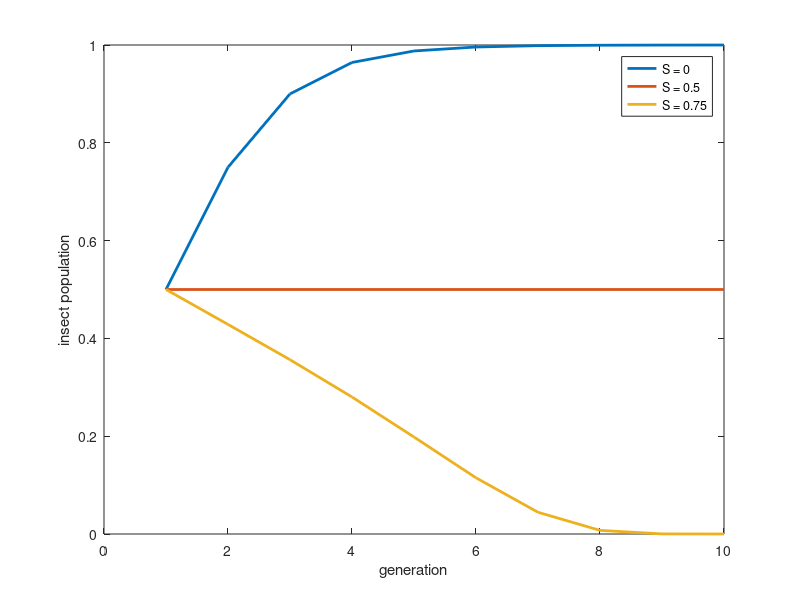

Here is the MATLAB script that generated this plot:
clc; clear all; close all

S = [0 0.5 0.75]'; % For three cases
n = 10; % no. of generations to be evalurated
x = zeros(3,n);
x(:,1) = 0.5; % initial condition

for i = 2:n
    x(:,i) = (3*(x(:,i-1)).^2)./(2*(x(:,i-1)).^2 + x(:,i-1) + S);
end

figure(1)
plot(1:n, x, 'LineWidth', 2)
ylabel('insect population');xlabel('generation')
legend({'S = 0','S = 0.5','S = 0.75'})

%% Problem 1)
fprintf('\n The percent insect population after six generations for x(1) = 0.5 and S = 0 : %d \n',x(1,6));

%% Problem 2)
fprintf('\n The percent insect population after three generations for x(1) = 0.5 and S = 0.5 : %d \n',x(2,3));

%% Problem 3)
fprintf('\n The percent insect population after seven generations for x(1) = 0.5 and S = 0.75 : %d \n',x(3,7));